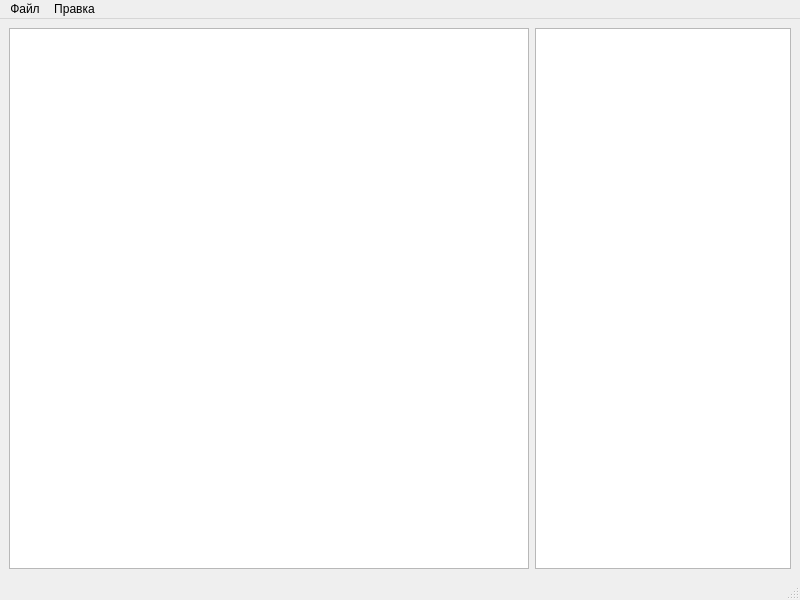
<?xml version="1.0" encoding="UTF-8"?>
<ui version="4.0">
 <class>GenInvent</class>
 <widget class="QMainWindow" name="GenInvent">
  <property name="geometry">
   <rect>
    <x>0</x>
    <y>0</y>
    <width>800</width>
    <height>600</height>
   </rect>
  </property>
  <property name="minimumSize">
   <size>
    <width>800</width>
    <height>600</height>
   </size>
  </property>
  <property name="maximumSize">
   <size>
    <width>16777215</width>
    <height>16777215</height>
   </size>
  </property>
  <property name="windowTitle">
   <string>GenInvent</string>
  </property>
  <widget class="QWidget" name="centralwidget">
   <property name="sizePolicy">
    <sizepolicy hsizetype="Expanding" vsizetype="Expanding">
     <horstretch>0</horstretch>
     <verstretch>0</verstretch>
    </sizepolicy>
   </property>
   <layout class="QHBoxLayout" name="horizontalLayout_2">
    <item>
     <layout class="QHBoxLayout" name="horizontalLayout">
      <item>
       <widget class="QTreeWidget" name="treeWidget">
        <property name="sizePolicy">
         <sizepolicy hsizetype="Expanding" vsizetype="Expanding">
          <horstretch>0</horstretch>
          <verstretch>0</verstretch>
         </sizepolicy>
        </property>
        <property name="contextMenuPolicy">
         <enum>Qt::CustomContextMenu</enum>
        </property>
        <attribute name="headerVisible">
         <bool>false</bool>
        </attribute>
        <column>
         <property name="text">
          <string notr="true">1</string>
         </property>
        </column>
       </widget>
      </item>
      <item>
       <widget class="QListWidget" name="listWidget">
        <property name="sizePolicy">
         <sizepolicy hsizetype="Preferred" vsizetype="Preferred">
          <horstretch>0</horstretch>
          <verstretch>0</verstretch>
         </sizepolicy>
        </property>
       </widget>
      </item>
     </layout>
    </item>
   </layout>
  </widget>
  <widget class="QMenuBar" name="menubar">
   <property name="geometry">
    <rect>
     <x>0</x>
     <y>0</y>
     <width>800</width>
     <height>20</height>
    </rect>
   </property>
   <widget class="QMenu" name="menuFile">
    <property name="title">
     <string>Файл</string>
    </property>
    <addaction name="action_Zabbix"/>
    <addaction name="action_Ansible"/>
    <addaction name="separator"/>
    <addaction name="action_Export"/>
   </widget>
   <widget class="QMenu" name="menuEdit">
    <property name="title">
     <string>Правка</string>
    </property>
    <addaction name="action_add_group"/>
    <addaction name="action_add_host"/>
    <addaction name="action_del_groups"/>
    <addaction name="action_del_hosts"/>
   </widget>
   <addaction name="menuFile"/>
   <addaction name="menuEdit"/>
  </widget>
  <widget class="QStatusBar" name="statusbar"/>
  <action name="action_Zabbix">
   <property name="text">
    <string>Импорт из Zabbix файла</string>
   </property>
  </action>
  <action name="action_Ansible">
   <property name="text">
    <string>Импорт из Ansible файла</string>
   </property>
  </action>
  <action name="action_Export">
   <property name="text">
    <string>Экпорт файла</string>
   </property>
  </action>
  <action name="action_add_group">
   <property name="text">
    <string>Добавить группу</string>
   </property>
  </action>
  <action name="action_add_host">
   <property name="text">
    <string>Добавить хост</string>
   </property>
  </action>
  <action name="action_del_groups">
   <property name="text">
    <string>Удалить группы</string>
   </property>
  </action>
  <action name="action_del_hosts">
   <property name="text">
    <string>Удалить хосты</string>
   </property>
  </action>
 </widget>
 <resources/>
 <connections/>
 <slots>
  <slot>importFromZabbix()</slot>
 </slots>
</ui>
